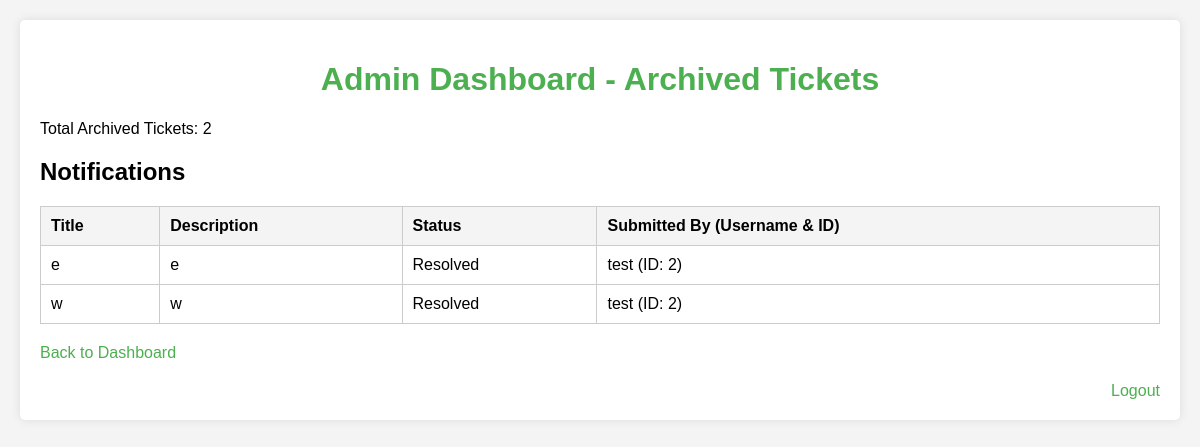
/archived (signed in), run on an earlier commit of the app's database.
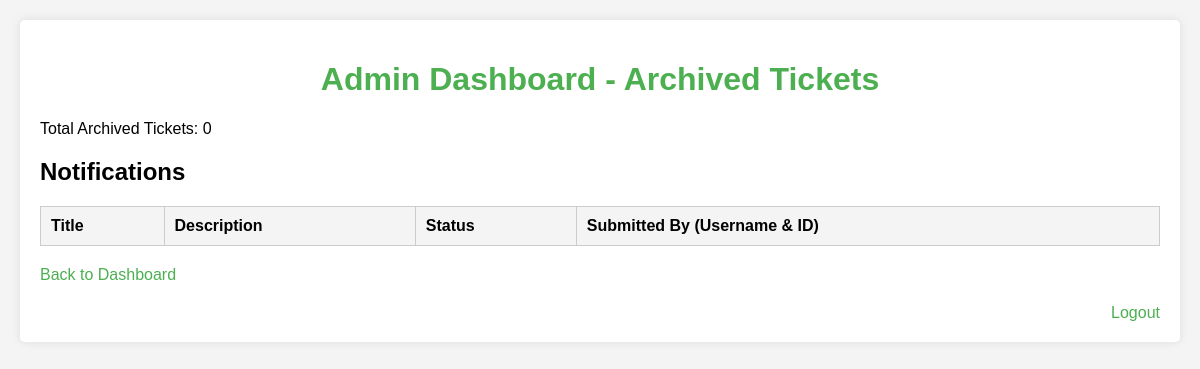
And on a later commit of the database.
### app/models.py (models this page shows, shortened)
class Ticket(db.Model):
    id = db.Column(db.Integer, primary_key=True)
    title = db.Column(db.String(100), nullable=False)
    description = db.Column(db.Text, nullable=False)
    status = db.Column(db.String(50), default="Open")
    user_id = db.Column(db.Integer, db.ForeignKey('user.id'), nullable=False)
    archived = db.Column(db.Boolean, default=False)  # New field for archiving

class User(db.Model, UserMixin):
    id = db.Column(db.Integer, primary_key=True)
    username = db.Column(db.String(150), unique=True, nullable=False)
    password = db.Column(db.String(150), nullable=False)
    role = db.Column(db.String(50), default="customer")
    tickets = db.relationship('Ticket', backref='user', lazy=True)
    notifications = db.relationship('Notification', backref='user', lazy=True)

### app/tickets.py (the view, shortened to what this page needs)
@tickets.route('/archived')
@login_required
def archived_tickets():
    if current_user.role == 'admin':
        archived_tickets = Ticket.query.filter_by(archived=True).all()
        notifications = Notification.query.filter_by(user_id=current_user.id).order_by(Notification.timestamp.desc()).all()
        return render_template('archived_tickets.html', tickets=archived_tickets, notifications=notifications)

### app/__init__.py (called while the page is built)
def create_app():
    app = Flask(__name__)
    app.config['SECRET_KEY'] = 'your_secret_key'
    app.config['SQLALCHEMY_DATABASE_URI'] = 'sqlite:///ticketsystem.db'
    app.config['SQLALCHEMY_TRACK_MODIFICATIONS'] = False
    db.init_app(app)
    login_manager.init_app(app)
    login_manager.login_view = 'auth.login'  # Redirect to the login page if not logged in
    @login_manager.user_loader
    def load_user(user_id):
        from .models import User
        return User.query.get(int(user_id))  # Retrieve the user from the database using user_id
    from .auth import auth
    from .tickets import tickets
    app.register_blueprint(auth)
    app.register_blueprint(tickets)
    return app

### app/templates/archived_tickets.html (shortened to what this page needs)
<!DOCTYPE html>
<html>
<head>
</head>
<body>
    <div class="container">
        <h1>Admin Dashboard - Archived Tickets</h1>
        <p>Total Archived Tickets: {{ tickets|length }}</p>
        <h2>Notifications</h2>
        <table>
            <thead>
                <tr>
                    <th>Title</th>
                    <th>Description</th>
                    <th>Status</th>
                    <th>Submitted By (Username & ID)</th>
                </tr>
            </thead>
            <tbody>
                {% for ticket in tickets %}
                <tr>
                    <td>{{ ticket.title }}</td>
                    <td>{{ ticket.description }}</td>
                    <td>{{ ticket.status }}</td>
                    <td>{{ ticket.user.username }} (ID: {{ ticket.user_id }})</td>
                </tr>
                {% endfor %}
            </tbody>
        </table>
        <a href="{{ url_for('tickets.index') }}">Back to Dashboard</a>
        <a href="{{ url_for('auth.logout') }}" class="logout-link">Logout</a>
    </div>
</body>
</html>

What changed in the data, as far as the page shows it:
removed Ticket: title "e", description "e", status "Resolved", user.username "test", user_id "2"
removed Ticket: title "w", description "w", status "Resolved", user.username "test", user_id "2"
Also different on the page:
{{ tickets|length }}: "2" → "0"
